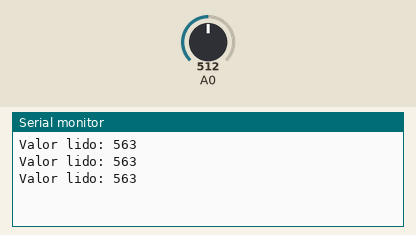
Simulated run of this sketch. Board: Arduino Uno, built with avr-gcc and run on an emulated ATmega328P. Shown: the last lines printed to the serial monitor. The test bench sets the inputs (shaded band); at power-on: A0 = 512.

Above: at 1.2 s.
1.3 s: A0 set to 716
At 1.61 s:
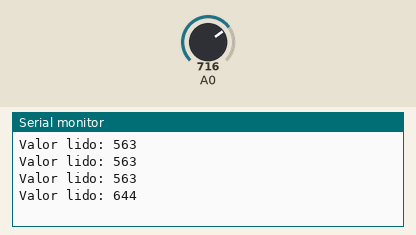
4.3 s: A0 set to 900
At 4.49 s:
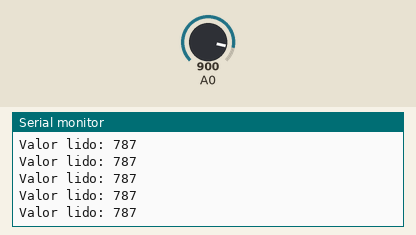
Timing chart, 0 to 7.3 s (numbered marks = the images above; inputs shaded):
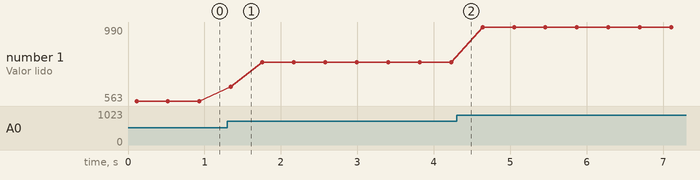

Measured:
- after the input at 1.3 s, the serial monitor: prints a new line after 0.05 s (image 1)
- plotted number 1: 563 → 787 after the input at 1.3 s, 787 → 990 after the input at 4.3 s

The sketch:

sketch_mar18a.ino
```cpp
int media(int passos);
void setup() {
  // put your setup code here, to run once:

  Serial.begin(1200);
  //pinMode("A0", INPUT);


}

void loop() {
  // put your main code here, to run repeatedly:
  Serial.println("Valor lido: " + String(media(10)));
  delay(300);

}

int media(int passos){
  int soma = 0;
  int i;
  for (i = 0; i <= passos; i++){
    soma = soma + analogRead(A0);
    delay(10);
  }
  return soma/passos;
}
```
